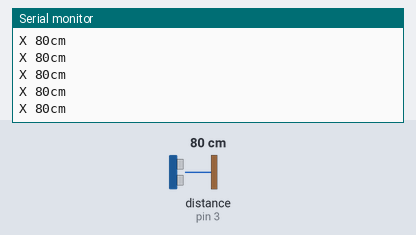
This sketch was run on a simulated Arduino Uno, built with avr-gcc and run on an emulated ATmega328P. Parts: the last lines printed to the serial monitor. Wiring (inferred from the names in the program): ultrasonic range finder: trigger pin 4; echo pin 3. Inputs (shaded band) come from the test bench; at power-on: distance to the obstacle (sensor on pin 3) 80 cm. The echo pulse lasts 58.3 µs per cm.

Above: at 1.2 s.
1.3 s: distance to the obstacle (sensor on pin 3) set to 18 cm
At 2.2 s:
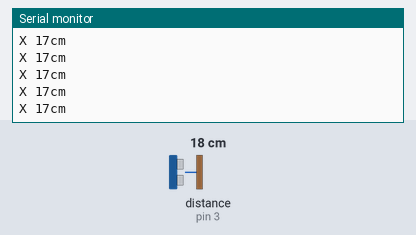
4.3 s: distance to the obstacle (sensor on pin 3) set to 120 cm
At 4.8 s:
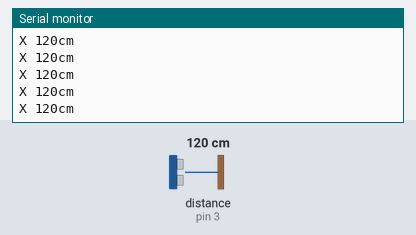
Timing chart, 0 to 7.3 s (numbered marks = the images above; inputs shaded):
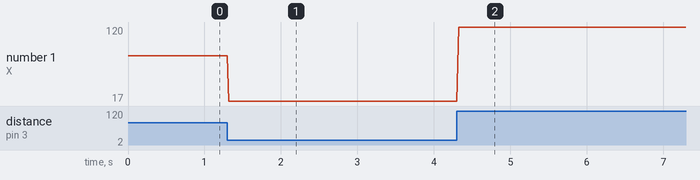

The sketch:

distance_1d.ino
```cpp
const int TRIGX = 4;
const int ECHOX = 3;

void setup (){
Serial.begin(9600);
pinMode(TRIGX, OUTPUT);
pinMode(ECHOX, INPUT);
}

void loop (){

long durationX, inchesX, cmX;
pinMode(TRIGX, OUTPUT);
digitalWrite(TRIGX, LOW);
delayMicroseconds(2);
digitalWrite(TRIGX, HIGH);
delayMicroseconds(10);
digitalWrite(TRIGX, LOW);
pinMode(ECHOX, INPUT);
durationX = pulseIn(ECHOX, HIGH);
inchesX = microsecondsToInches(durationX);
cmX = microsecondsToCentimeters(durationX);
Serial.flush();
Serial.print("X ");
Serial.print( cmX );
Serial.print("cm");
//Serial.print(',');

Serial.println();
delay(20);

}

long microsecondsToInches(long microseconds)
{return microseconds / 74 / 2;
}
long microsecondsToCentimeters(long microseconds)
{return microseconds / 29 / 2;}
```

Measured:
- after the input at 1.3 s, the serial monitor: prints a new line at once (image 1)
- after the input at 4.3 s, the serial monitor: prints a new line at once (image 2)
- plotted number 1: 80 → 17 after the input at 1.3 s, 17 → 120 after the input at 4.3 s
